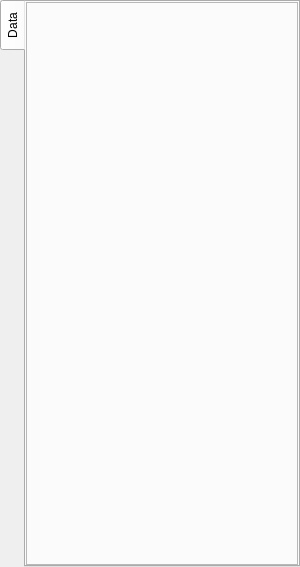
  <widget class="QDockWidget" name="dockWidget_3">
   <property name="minimumSize">
    <size>
     <width>300</width>
     <height>567</height>
    </size>
   </property>
   <property name="features">
    <set>QDockWidget::NoDockWidgetFeatures</set>
   </property>
   <property name="windowTitle">
    <string>Data</string>
   </property>
   <attribute name="dockWidgetArea">
    <number>2</number>
   </attribute>
   <widget class="QWidget" name="dockWidgetContents_3">
    <layout class="QVBoxLayout" name="verticalLayout_25">
     <property name="spacing">
      <number>0</number>
     </property>
     <property name="margin">
      <number>0</number>
     </property>
     <item>
      <widget class="QTabWidget" name="tabWidget_4">
       <property name="minimumSize">
        <size>
         <width>0</width>
         <height>0</height>
        </size>
       </property>
       <property name="tabPosition">
        <enum>QTabWidget::West</enum>
       </property>
       <property name="currentIndex">
        <number>0</number>
       </property>
       <property name="elideMode">
        <enum>Qt::ElideNone</enum>
       </property>
       <widget class="QWidget" name="data_Tab">
        <attribute name="title">
         <string>Data</string>
        </attribute>
        <layout class="QVBoxLayout" name="verticalLayout_8">
         <property name="spacing">
          <number>0</number>
         </property>
         <property name="margin">
          <number>0</number>
         </property>
         <item>
          <widget class="QFrame" name="imagesFrame">
           <property name="sizePolicy">
            <sizepolicy hsizetype="Preferred" vsizetype="Expanding">
             <horstretch>0</horstretch>
             <verstretch>0</verstretch>
            </sizepolicy>
           </property>
           <property name="frameShape">
            <enum>QFrame::StyledPanel</enum>
           </property>
           <property name="frameShadow">
            <enum>QFrame::Raised</enum>
           </property>
          </widget>
         </item>
        </layout>
       </widget>
      </widget>
     </item>
    </layout>
   </widget>
  </widget>
